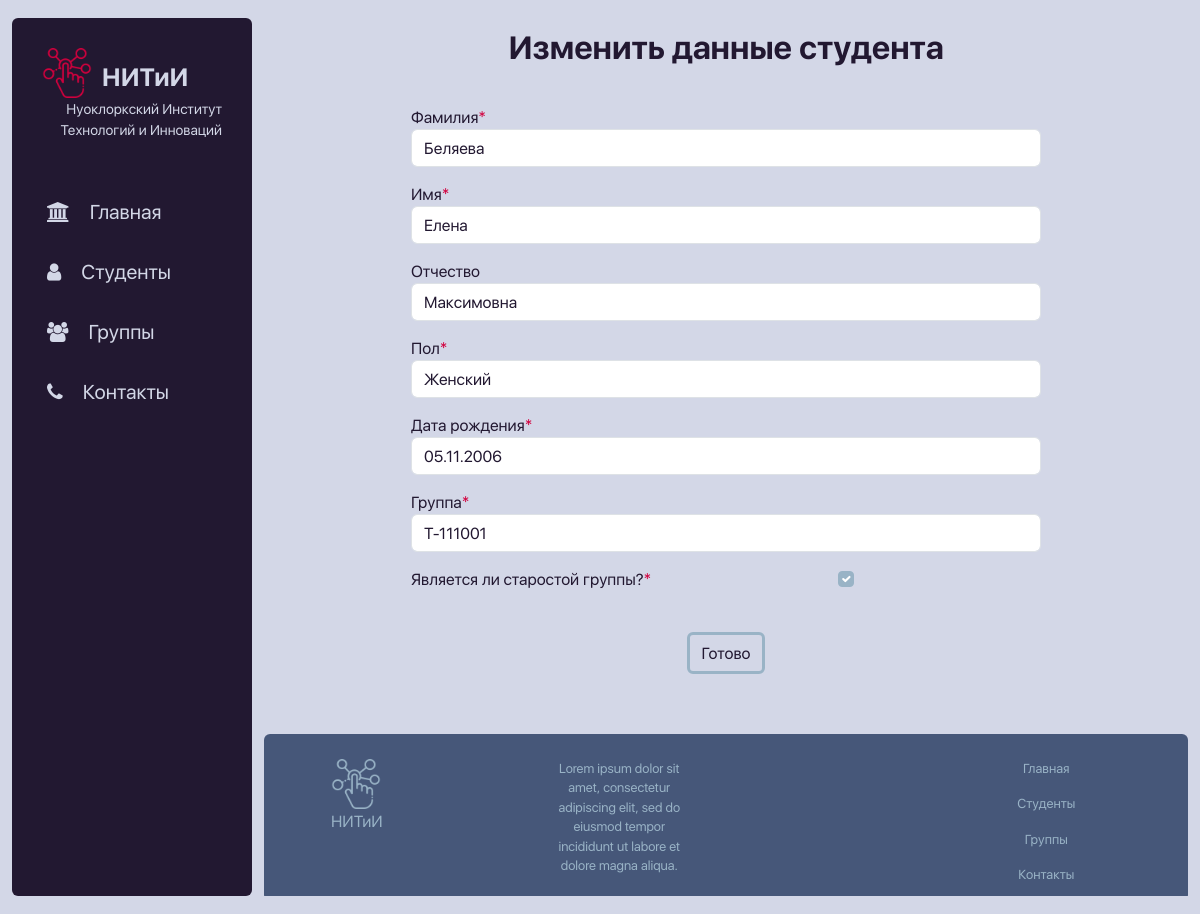
/students/2/update, run on the app's committed database.
### students/models.py (models this page shows, shortened)
class Students(models.Model):
    surname = models.CharField('Фамилия', max_length=50)
    name = models.CharField('Имя', max_length=50)
    lastname = models.CharField('Отчество', max_length=50, null=True, default='-')
    birthday = models.DateField('Дата рождения')
    group = models.ForeignKey(Groups, on_delete=models.CASCADE)
    gender = models.ForeignKey('Genders', on_delete=models.CASCADE)
    is_leader = models.BooleanField('Староста или нет')
    photo = models.ImageField(blank=True, upload_to='images')
    class Meta:
        verbose_name = 'Студент'
        verbose_name_plural = 'Студенты'

class Genders(models.Model):
    gender = models.CharField('Пол', max_length=10)
    def __str__(self):
        return self.gender
    class Meta:
        verbose_name = 'Пол'
        verbose_name_plural = 'Полы'

### students/views.py (the view)
# urls.py: path('<int:pk>/update', views.Update.as_view(), name='group_update')
class Update(UpdateView):
    model = Students
    template_name = 'students/update.html'
    form_class = StudentsForm

### groups/models.py (called while the page is built)
    def __str__(self):
        return self.name

### students/templates/students/update.html (shortened to what this page needs)
{% extends 'main/layout.html' %}
{% block content %}
    <h2 class="title">Изменить данные студента</h2>
    <div class="container text-center">
        <form method="POST" class="form text-center">
            <label for="surname">Фамилия<span>*</span></label>
            {{ form.surname }}
            <label for="name">Имя<span>*</span></label>
            {{ form.name }}
            <label for="lastname">Отчество</label>
            {{ form.lastname }}
            <label for="gender">Пол<span>*</span></label>
            {{ form.gender }}
            <label for="birthday">Дата рождения<span>*</span></label>
            {{ form.birthday }}
            <label for="group">Группа<span>*</span></label>
            {{ form.group }}
            <label for="is_leader">Является ли старостой группы?<span>*</span></label>
            {{ form.is_leader }}
            <div class="text-center">
                <button class="btn button_option" type="submit">Готово</button>
            </div>
        </form>
    </div>
    {% include 'main/footer.html' %}
{% endblock %}

### main/static/main/css/main.css (style rules this page uses)
body { background: var(--white); }
.title { text-align: center; margin-top: 10px; color: var(--purple); font-family: 'SFNS Display Bold'; }
.button_option { margin: 30px; color: var(--purple); border: solid var(--blue); transition: 0.25s; }
.form { margin: 30px 15%; }
form label { float: left; color: var(--purple); }
form label span { color: var(--red); }
form input { margin-bottom: 15px; }
form select { margin-bottom: 15px; }
.form-check-input:checked { background-color: var(--blue); border-color: var(--blue); }
.form-control { color: var(--purple); }
:root { --red: #d2003e; --purple: #221831; --dark-blue: #465779; --blue: #99b3c6; --white: #d3d7e7; }

### data on the page
Students: surname "Беляева", name "Елена", lastname "Максимовна", birthday "05.11.2006", group "Т-111001", is_leader "☑"
Genders: gender "Женский"
